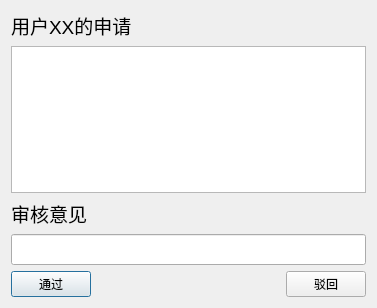
<?xml version="1.0" encoding="UTF-8"?>
<ui version="4.0">
 <class>examineapply</class>
 <widget class="QDialog" name="examineapply">
  <property name="geometry">
   <rect>
    <x>0</x>
    <y>0</y>
    <width>377</width>
    <height>308</height>
   </rect>
  </property>
  <property name="font">
   <font>
    <pointsize>14</pointsize>
   </font>
  </property>
  <property name="windowTitle">
   <string>examineapply</string>
  </property>
  <layout class="QGridLayout" name="gridLayout">
   <item row="0" column="0">
    <layout class="QVBoxLayout" name="verticalLayout_2">
     <item>
      <widget class="QLabel" name="label_2">
       <property name="text">
        <string>用户XX的申请</string>
       </property>
      </widget>
     </item>
     <item>
      <widget class="QTextBrowser" name="textBrowser"/>
     </item>
    </layout>
   </item>
   <item row="1" column="0">
    <layout class="QVBoxLayout" name="verticalLayout">
     <item>
      <widget class="QLabel" name="label">
       <property name="font">
        <font>
         <pointsize>14</pointsize>
        </font>
       </property>
       <property name="text">
        <string>审核意见</string>
       </property>
      </widget>
     </item>
     <item>
      <widget class="QLineEdit" name="lineEdit"/>
     </item>
    </layout>
   </item>
   <item row="2" column="0">
    <layout class="QHBoxLayout" name="horizontalLayout">
     <item>
      <widget class="QPushButton" name="btnPass">
       <property name="font">
        <font>
         <pointsize>9</pointsize>
        </font>
       </property>
       <property name="text">
        <string>通过</string>
       </property>
      </widget>
     </item>
     <item>
      <spacer name="horizontalSpacer">
       <property name="orientation">
        <enum>Qt::Horizontal</enum>
       </property>
       <property name="sizeHint" stdset="0">
        <size>
         <width>40</width>
         <height>20</height>
        </size>
       </property>
      </spacer>
     </item>
     <item>
      <widget class="QPushButton" name="btnDeny">
       <property name="font">
        <font>
         <pointsize>9</pointsize>
        </font>
       </property>
       <property name="text">
        <string>驳回</string>
       </property>
      </widget>
     </item>
    </layout>
   </item>
  </layout>
 </widget>
 <resources/>
 <connections/>
</ui>
